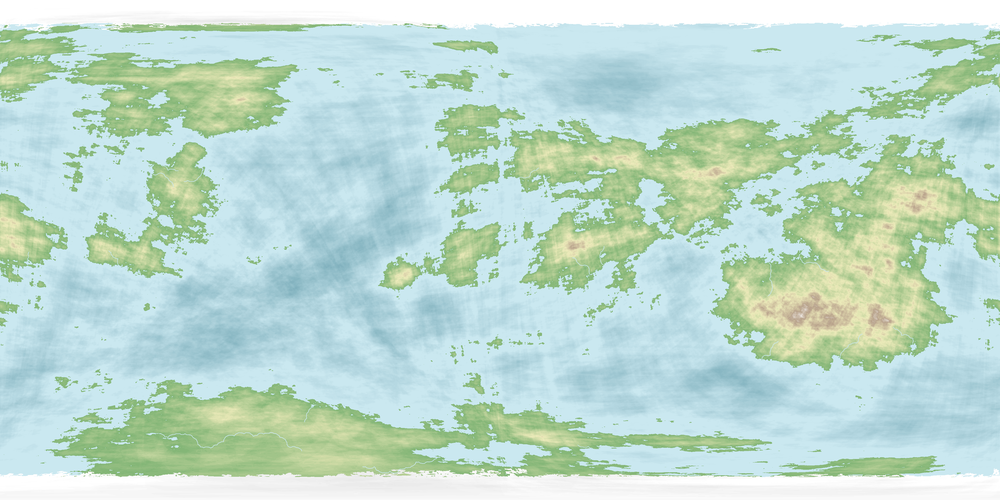
#> input picture map.png, 1000 x 500 px, shrunk from 4000 x 2000 before the run
$ python texture_editor.py
#> lines starting #> are read from the running program, lines starting #| are printed output that depends on the picture; after the words box and inside, x2 and y2 are one past the last pixel; in counts of white or black regions, pixels touching at a corner belong together
#> in main, img is the input picture: shape (500, 1000, 3); mean B, G, R 207.4, 219, 190.2
"""this code should take in a map texture, and create new files from it for color correction,
land/water isolation, and heightmap."""

import cv2


def color_correction(img):
    """this function takes in an image and saturates the colors to make them more vibrant.
    It also darkens the blue and green colors."""
    # convert to hsv
    hsv = cv2.cvtColor(img, cv2.COLOR_BGR2HSV)
#> hsv: shape (500, 1000, 3); mean H, S, V 72.4, 48.9, 224.3
    # split into channels
    h, s, v = cv2.split(hsv)
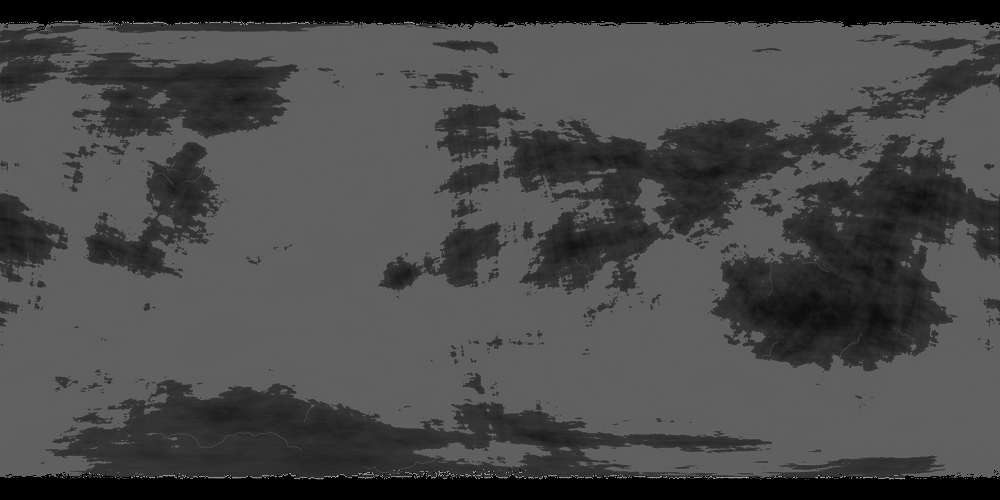
#> h: shape (500, 1000); min 0, max 170, mean 72.4
    # increase saturation
    s = s + 25
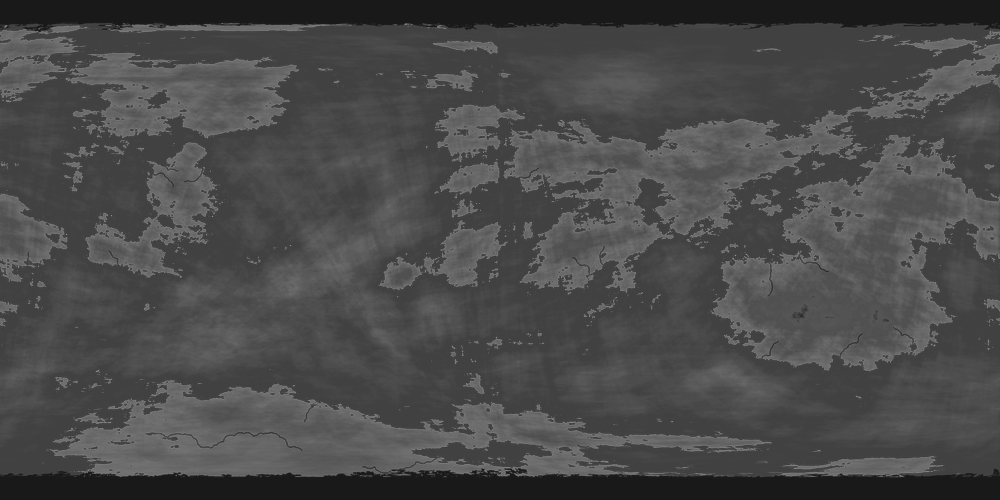
#> s: shape (500, 1000); min 25, max 148, mean 73.9

    # increase hue
    h = h + 10

    # decrease value
    v = v - 25
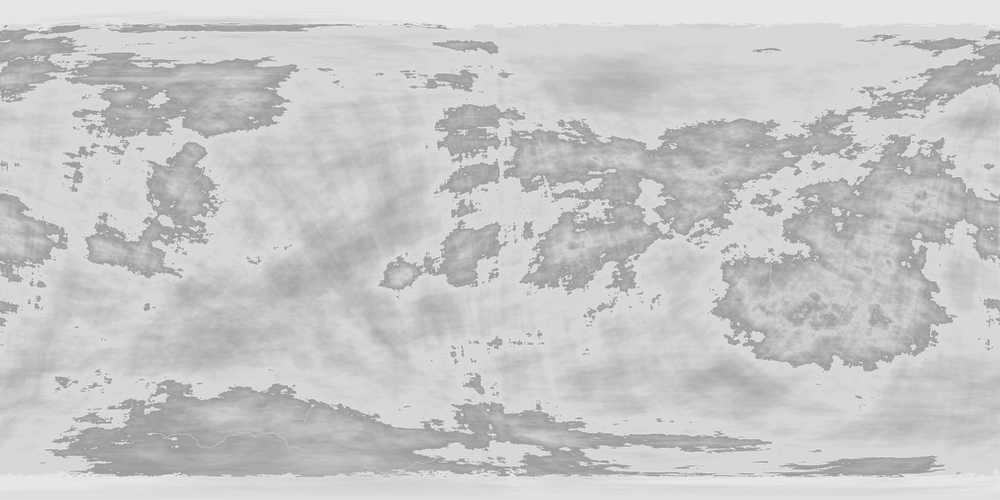
#> v: shape (500, 1000); min 144, max 230, mean 199.3
    # merge channels
    hsv = cv2.merge([h, s, v])
#> hsv: shape (500, 1000, 3); mean H, S, V 82.4, 73.9, 199.3

    # convert back to bgr
    img = cv2.cvtColor(hsv, cv2.COLOR_HSV2BGR)


    return img


def land_water_isolation(img):
    """This should isolate all of the blue pixels on the map, and make them white, while all other pixels are black."""
#> called with img = 'map_corrected.png'
    # read in image
    img = cv2.imread(img)
    # find all pixels that are mostly blue based on hue
    hsv = cv2.cvtColor(img, cv2.COLOR_BGR2HSV)
#> hsv: shape (500, 1000, 3); mean H, S, V 82.4, 74.5, 199.3
    # split into channels
    h, s, v = cv2.split(hsv)
    # create mask
    mask = cv2.inRange(h, 100, 130)
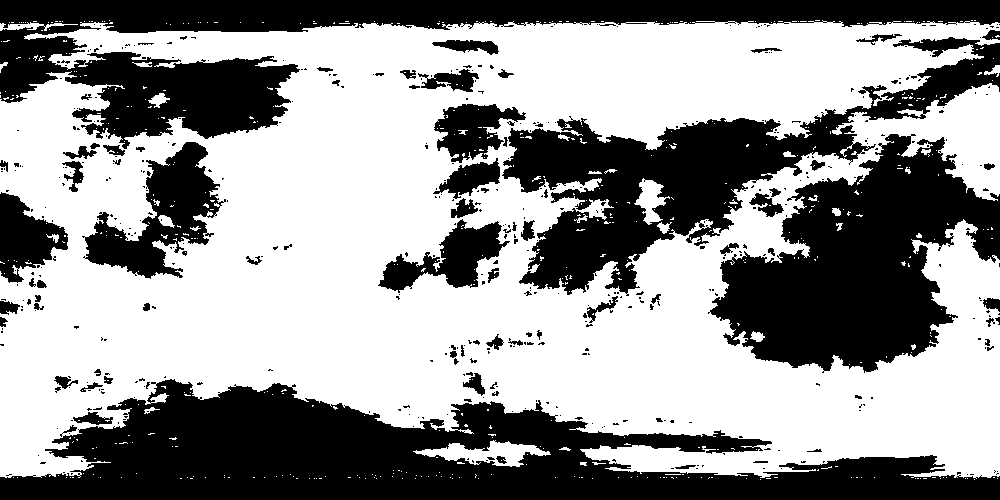
#> mask: shape (500, 1000); 58.7% white; 485 black regions (402 under 20 px), largest, box (x1, y1, x2, y2) and area: (0, 379, 1000, 500) 62835, (0, 0, 1000, 149) 42996, (708, 134, 1000, 373) 38046
    # apply mask
    img = cv2.bitwise_and(img, img, mask=mask)
    # convert to grayscale
    img = cv2.cvtColor(img, cv2.COLOR_BGR2GRAY)
#> img: shape (500, 1000)
    return img

def height_map(img, land_water):
    """This should take in an map image, and create a heightmap from it. Should return a grayscale image, where white is high, and black is low."""
#> called with img = 'map_corrected.png', land_water = 'map_land_water.png'
    # read in image
    img = cv2.imread(img)
    # convert to grayscale
    img = cv2.cvtColor(img, cv2.COLOR_BGR2GRAY)
    # invert colors
    img = cv2.bitwise_not(img)
    # adjust color levels to make it more contrasty
    img = cv2.equalizeHist(img)
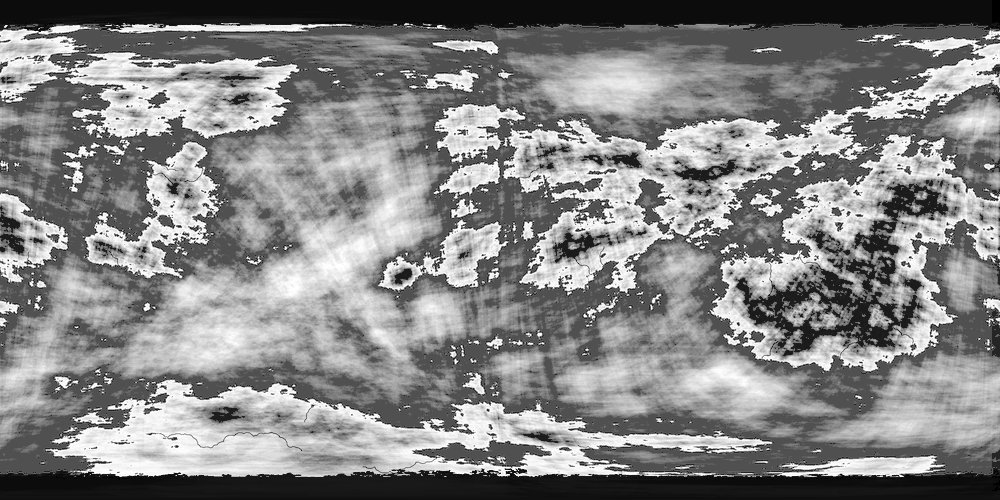
#> img: shape (500, 1000); min 0, max 255, mean 132.9
    # use land/water image as a mask to make water black
    mask = cv2.imread(land_water)
#> mask: shape (500, 1000, 3); min 0, max 218, mean 100.8
    mask = cv2.cvtColor(mask, cv2.COLOR_BGR2GRAY)
    # invert mask
    mask = cv2.bitwise_not(mask)
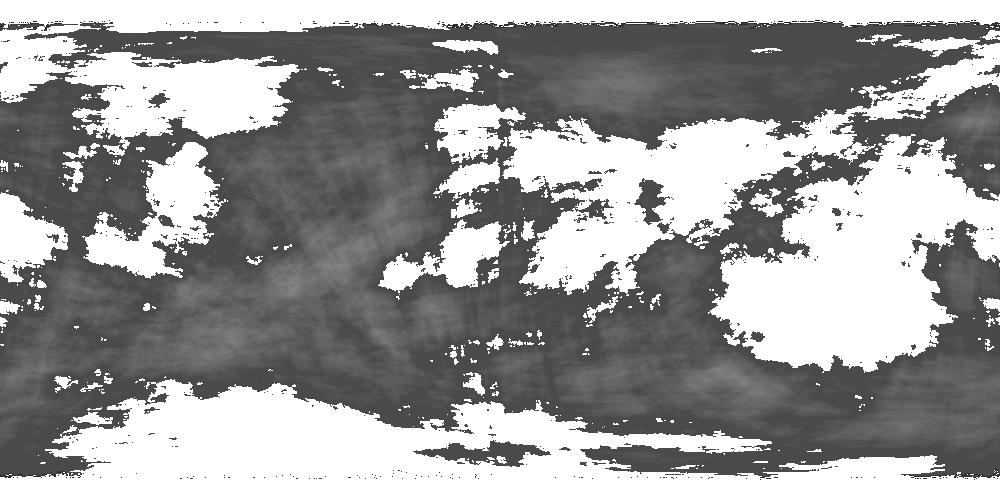
#> mask: shape (500, 1000); min 37, max 255, mean 154.2
    img = cv2.bitwise_and(img, img, mask=mask)
    # invert colors
    img = cv2.bitwise_not(img)
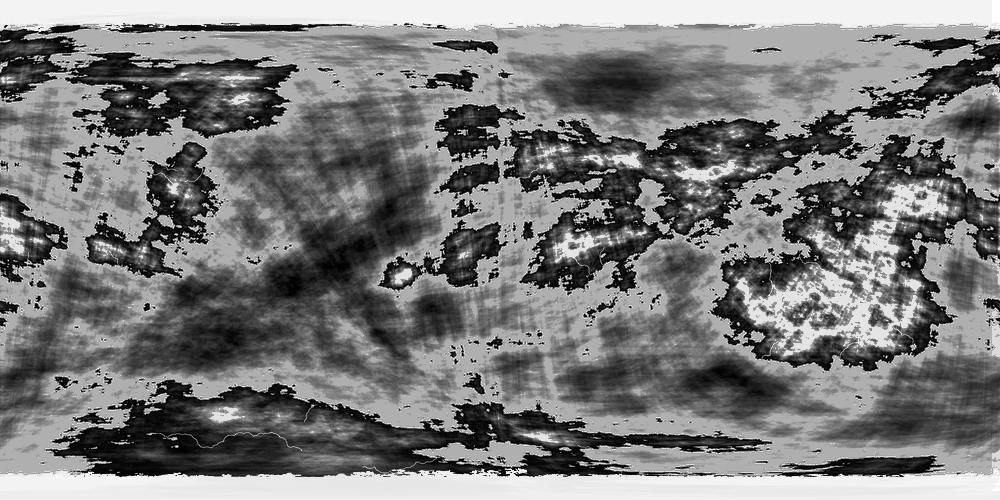
#> img: shape (500, 1000); min 0, max 255, mean 122.1


    return img


def main():
    """this is the main function."""
    # read in image
    img = cv2.imread("map.png")
    # correct colors
    img = color_correction(img)
    # save image
    cv2.imwrite("map_corrected.png", img)

    # isolate land and water
    img = land_water_isolation("map_corrected.png")
    # save image
    cv2.imwrite("map_land_water.png", img)

    # generate heightmap
    img = height_map("map_corrected.png", "map_land_water.png")
    # save image
    cv2.imwrite("heightmap.png", img)


if __name__ == "__main__":
    main()
